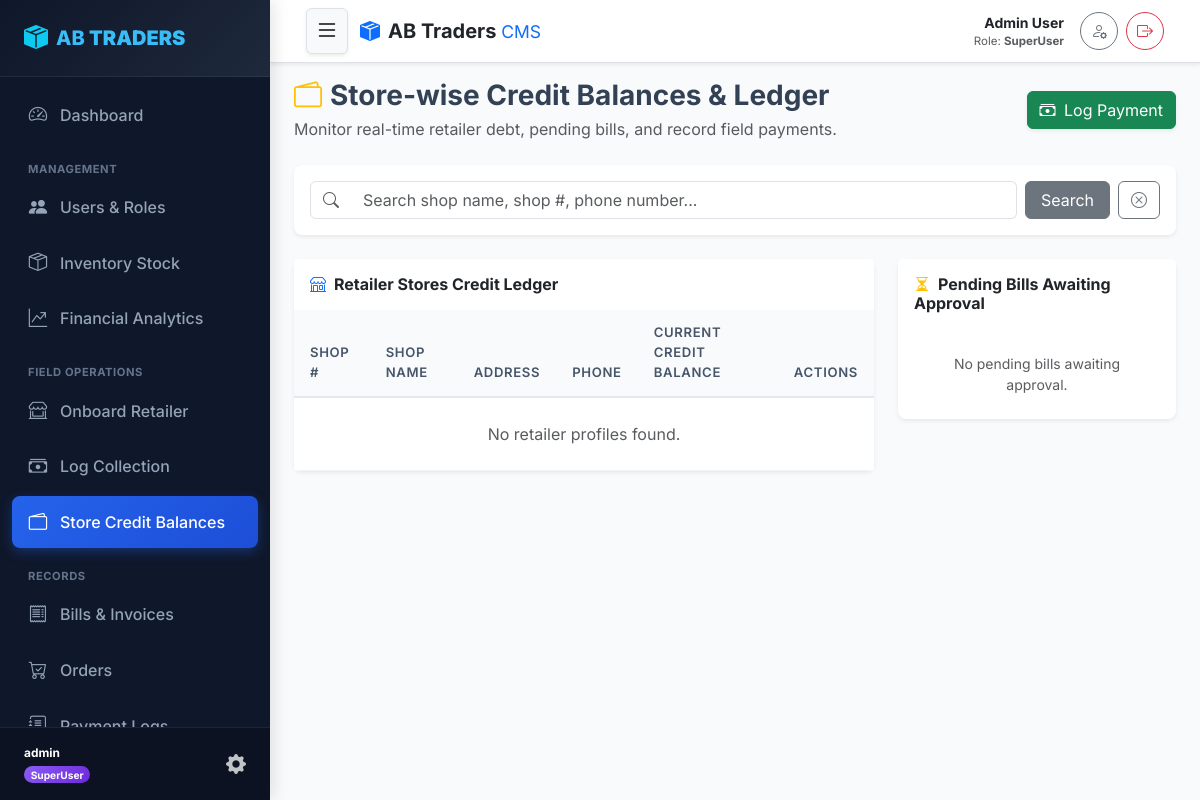
Page /credit-balances/ (signed in) on the earlier database version.
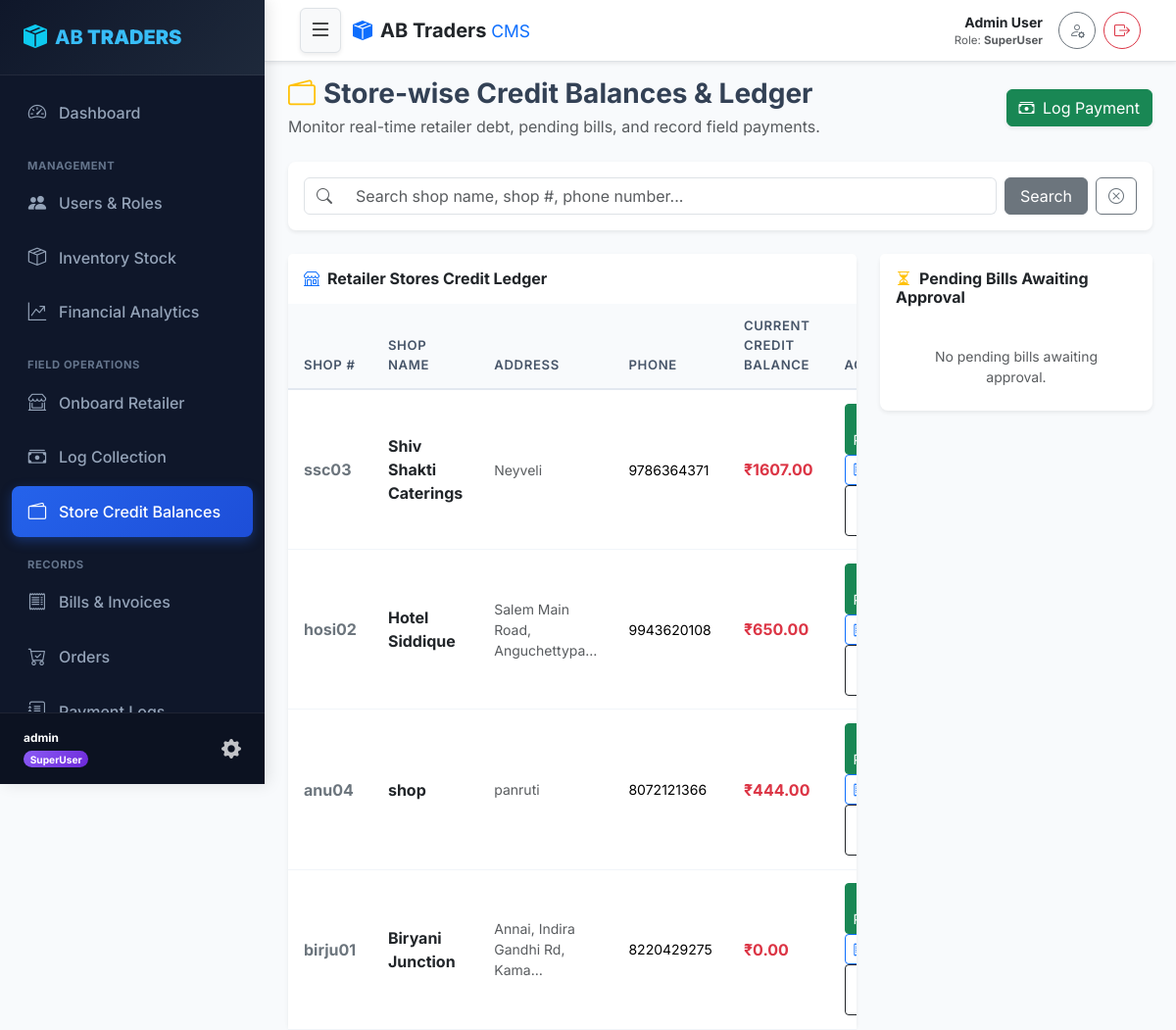
Same page on the later database version.
### core/models.py (models this page shows, shortened)
class RetailerProfile(models.Model):
    user = models.OneToOneField(User, on_delete=models.CASCADE, related_name='retailer_profile')
    shop_number = models.CharField(max_length=50, unique=True)
    shop_name = models.CharField(max_length=150)
    address = models.TextField()
    credit_balance = models.DecimalField(max_digits=12, decimal_places=2, default=Decimal('0.00'))
    qr_code = models.ImageField(upload_to='qr_codes/', null=True, blank=True)

class User(AbstractUser):
    class Role(models.TextChoices):
        SUPERUSER = 'SUPERUSER', 'SuperUser'
        OWNER = 'OWNER', 'Owner'
        STAFF = 'STAFF', 'Staff'
        RETAILER = 'RETAILER', 'Retailer'
    role = models.CharField(max_length=20, choices=Role.choices, default=Role.RETAILER)
    phone_number = models.CharField(max_length=15, unique=True, blank=True, null=True)
    is_locked = models.BooleanField(default=False, help_text="Locked users cannot log in.")
    def is_superuser_role(self):
        return self.role == self.Role.SUPERUSER or self.is_superuser
    @property
    def display_name(self):
        full_name = self.get_full_name().strip()
        return full_name if full_name else self.username

### core/views.py (the view)
# urls.py: path('credit-balances/', views.credit_balances_view, name='credit_balances'),
@role_required(['SUPERUSER', 'OWNER', 'STAFF'])
def credit_balances_view(request):
    query = request.GET.get('q', '')
    retailers = RetailerProfile.objects.all().order_by('-credit_balance')
    if query:
        retailers = retailers.filter(
            Q(shop_name__icontains=query) |
            Q(shop_number__icontains=query) |
            Q(user__phone_number__icontains=query)
        )
    pending_bills = Bill.objects.filter(status='pending').select_related('retailer')
    context = {
        'retailers': retailers,
        'pending_bills': pending_bills,
        'query': query,
    }
    return render(request, 'credit_balances.html', context)

### core/templates/credit_balances.html (shortened to what the changed rows need)
{% extends 'base.html' %}
{% block content %}
<div class="row g-4">
    <div class="col-lg-8">
        <div class="card shadow-sm border-0 rounded-3">
            <div class="table-responsive">
                <table class="table custom-table mb-0">
                    <thead>
                        <tr>
                            <th>Shop #</th>
                            <th>Shop Name</th>
                            <th>Address</th>
                            <th>Phone</th>
                            <th>Current Credit Balance</th>
                            <th>Actions</th>
                        </tr>
                    </thead>
                    <tbody>
                        {% for r in retailers %}
                        <tr>
                            <td class="fw-bold text-secondary">{{ r.shop_number }}</td>
                            <td class="fw-bold text-dark">{{ r.shop_name }}</td>
                            <td class="small text-muted">{{ r.address|truncatechars:30 }}</td>
                            <td class="small">{{ r.user.phone_number|default:"-" }}</td>
                            <td class="fw-bold text-danger fs-6">₹{{ r.credit_balance }}</td>
                            <td>
                                <a href="{% url 'log_collection' %}?retailer_id={{ r.id }}" class="btn btn-sm btn-success py-1 px-2" title="Log Payment">
                                </a>
                                <a href="{% url 'bill_create' %}?retailer_id={{ r.id }}" class="btn btn-sm btn-outline-primary py-1 px-2" title="Issue Bill">
                                    <i class="bi bi-receipt"></i> Bill
                                </a>
                                {% if user.is_superuser_role or user.is_owner_role %}
                                <a href="{% url 'generate_retailer_qr' r.id %}" class="btn btn-sm btn-outline-dark py-1 px-2" title="Generate Login QR Code">
                                </a>
                                {% endif %}
                            </td>
                        </tr>
                        {% empty %}
                        <tr>
                            <td colspan="6" class="text-center text-muted py-4">No retailer profiles found.</td>
                        </tr>
                        {% endfor %}
                    </tbody>
                </table>
            </div>
        </div>
    </div>
</div>
{% endblock %}

Differences in the rows shown:
added RetailerProfile: shop_number "ssc03", shop_name "Shiv Shakti Caterings", address "Neyveli", user.phone_number "9786364371", credit_balance "1607.00"
added RetailerProfile: shop_number "hosi02", shop_name "Hotel Siddique", address "Salem Main Road, Anguchettypa…", user.phone_number "9943620108", credit_balance "650.00"
added RetailerProfile: shop_number "anu04", shop_name "shop", address "panruti", user.phone_number "8072121366", credit_balance "444.00"
added RetailerProfile: shop_number "birju01", shop_name "Biryani Junction", address "Annai, Indira Gandhi Rd, Kama…", user.phone_number "8220429275", credit_balance "0.00"
Other differences:
text no longer shown: "No retailer profiles found."
